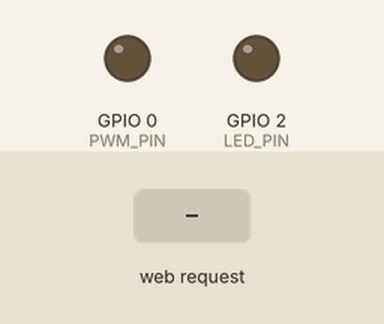
The sketch below on a simulated ESP8266 (NodeMCU). Parts: output pins drawn as LEDs (lit = HIGH). The test bench sets the inputs (shaded band). WiFi joins after 1.5 s; servers stay silent unless stated; what the sketch prints to the serial monitor is not drawn.

Above: at 2.7 s.
2.8 s: HTTP request GET /sw?led=ON received
At 3.9 s:
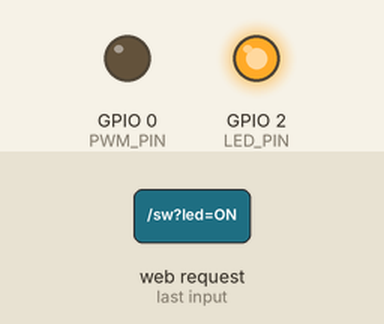
4.3 s: HTTP request GET /pwm?led=1 received
At 5.0 s:
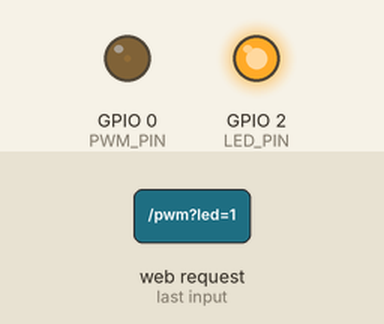
5.8 s: HTTP request GET /sw?led=OFF received
At 6.2 s:
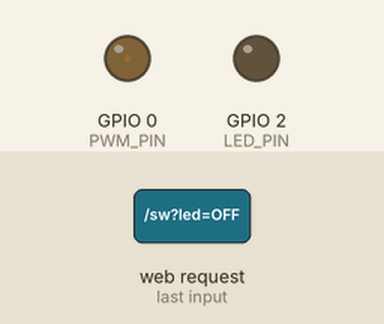
7.3 s: HTTP request GET /pwm?led=120 received
At 8.5 s:
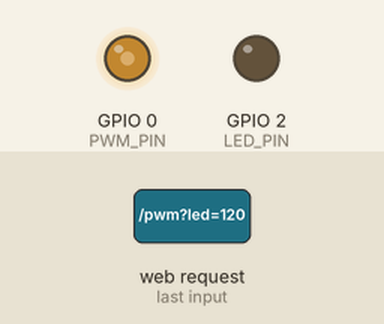
8.8 s: HTTP request GET /sw?led=ON received
At 9.6 s:
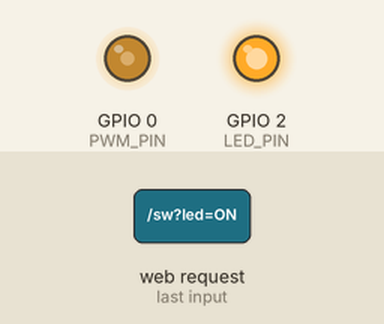
Timing chart, 0 to 11.3 s (numbered marks = the images above; inputs shaded):
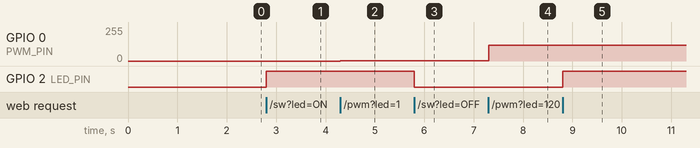

The sketch:

ESP01.ino
```cpp
#include <ESP8266WiFi.h>      // 提供Wi-Fi功能的程式庫
#include <ESP8266WebServer.h>  // 提供網站伺服器功能的程式庫
#include <ESP8266mDNS.h>
#include "index.h"

const byte LED_PIN = 2;
const byte PWM_PIN = 0;

const char ssid[] = "你的WiFi網路SSID";
const char pass[] = "你的WiFi密碼";

ESP8266WebServer server(80);   // 宣告網站伺服器物件與埠號

// 定義處理首頁請求的自訂函式
void rootRouter() {
  server.send (200, "text/html", PAGE_INDEX );
}

void setup() {
  pinMode(LED_PIN, OUTPUT);
  Serial.begin(115200);
  WiFi.begin(ssid, pass);
  /*
   *  若要指定IP位址，請自行在此加入WiFi.config()敘述。
   WiFi.config(IPAddress(192,168,1,50),    // IP位址
               IPAddress(192,168,1,1),     // 閘道（gateway）位址
               IPAddress(255,255,255,0));  // 網路遮罩（netmask）
   */

  while (WiFi.status() != WL_CONNECTED) {
    delay(500);   // 等待WiFi連線
    Serial.print(".");
  }
  Serial.println("");
  Serial.print("WiFi connected, IP: ");
  Serial.println(WiFi.localIP());  // 顯示ESP8266裝置的IP位址

  if (!MDNS.begin("jarvis")) {
    Serial.println("Error setting up MDNS responder!");
    while(1) {
      delay(1000);
    }
  }
  Serial.println("mDNS responder started");

  server.on ( "/", rootRouter);
  server.on ( "/index.html", rootRouter);
  server.on ("/sw", []() {
     String state = server.arg("led");
     if (state == "ON") {
         digitalWrite(LED_PIN, HIGH);
     } else if (state == "OFF") {
         digitalWrite(LED_PIN, LOW);
     }

     Serial.print("LED_PIN: ");
     Serial.println(state);
  });

  server.on ("/pwm", []() {
     String pwm = server.arg("led");
     int val = pwm.toInt();
     analogWrite(PWM_PIN, val);
     Serial.print("PWM: ");
     Serial.println(val);
  });

  server.onNotFound([](){   // 處理「找不到指定路徑」的事件
  server.send(404, "text/plain", "File NOT found!");
  });

  server.begin();
  Serial.println("HTTP server started.");

  MDNS.setInstanceName("Cubie's ESP8266");
  MDNS.addService("http", "tcp", 80);
}

void loop() {
    server.handleClient();  // 處理用戶連線
}
```

index.h
```cpp
const char PAGE_INDEX[] PROGMEM = R"=====(
<!doctype html>
<html>
  <head>
    <meta charset="utf-8">
    <meta name="viewport" content="width=device-width, initial-scale=1">
    <title>ESP8266物聯網</title>
    <link href="https://code.jquery.com/ui/1.11.4/themes/smoothness/jquery-ui.css" rel="stylesheet" type="text/css">
    <style type="text/css">
    body {
        font-family: "微軟正黑體", "黑體-繁", sans-serif;
    }
    #slider {
    width: 300px;
    margin: 15px;
    }
    </style>
  </head>

  <body>
    <h1>燈光控制器</h1>
    LED亮度：
    <div id="slider"></div>
    LED開關：
    <div id="LED_SW">
        <input type="radio" id="LED_ON" class="SW" value="ON" name="SW"><label for="LED_ON"> 開 </label>
        <input type="radio" id="LED_OFF" class="SW" checked="checked" value="OFF" name="SW"><label for="LED_OFF"> 關 </label>
    </div>
    <script src="https://code.jquery.com/jquery-1.12.1.min.js"></script>
    <script src="https://code.jquery.com/ui/1.11.4/jquery-ui.min.js"></script>
    <script>
    var light = 127;

    $(function() {
    $( "#LED_SW" ).buttonset();
    $(".SW").change(function(evt) {
        var state = $(this).val();
        $.post("/sw", {led:state});
    });

    $( "#slider" ).slider({
        orientation: "horizontal",
        range: "max",
        max: 255,
        value: 127,
        change: function(){
        var val = $(this).slider("value");
        $.post("/pwm", {led:val});
        }
    });
    });
    </script>
  </body>
</html>
)=====";
```

Measured:
- after the input at 2.8 s, GPIO 2 (LED_PIN): LOW → HIGH at once
- after the input at 4.3 s, GPIO 0 (PWM_PIN): 0/255 → 1/255 at once
- after the input at 5.8 s, GPIO 2 (LED_PIN): HIGH → LOW at once
- after the input at 7.3 s, GPIO 0 (PWM_PIN): 1/255 → 120/255 at once
- after the input at 8.8 s, GPIO 2 (LED_PIN): LOW → HIGH at once
